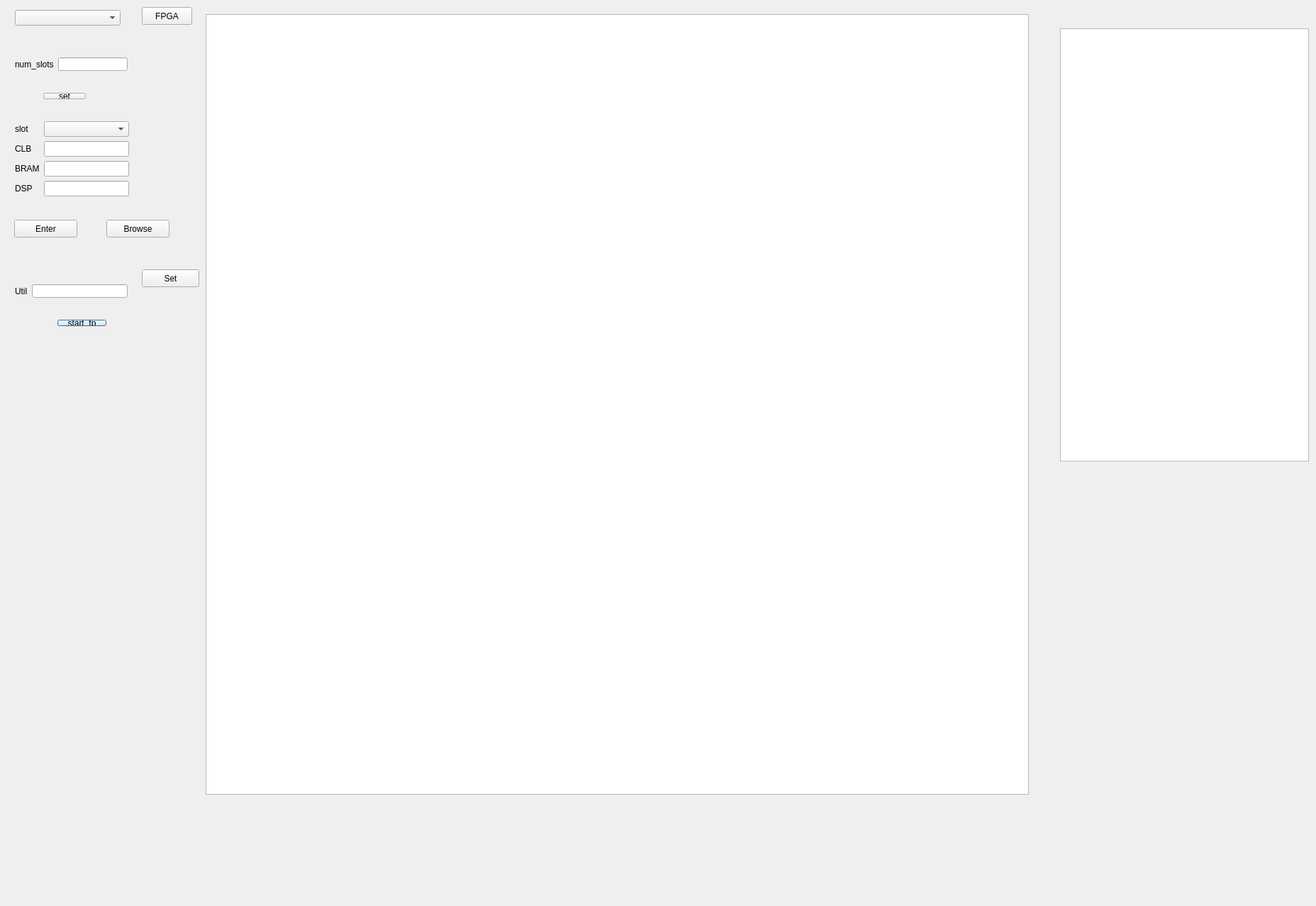
<?xml version="1.0" encoding="UTF-8"?>
<ui version="4.0">
 <class>fp</class>
 <widget class="QDialog" name="fp">
  <property name="geometry">
   <rect>
    <x>0</x>
    <y>0</y>
    <width>1856</width>
    <height>1278</height>
   </rect>
  </property>
  <property name="windowTitle">
   <string>fp</string>
  </property>
  <widget class="QWidget" name="verticalLayoutWidget">
   <property name="geometry">
    <rect>
     <x>70</x>
     <y>440</y>
     <width>91</width>
     <height>31</height>
    </rect>
   </property>
   <layout class="QVBoxLayout" name="verticalLayout">
    <item>
     <widget class="QPushButton" name="start_fp">
      <property name="text">
       <string>start_fp</string>
      </property>
     </widget>
    </item>
   </layout>
  </widget>
  <widget class="QWidget" name="horizontalLayoutWidget">
   <property name="geometry">
    <rect>
     <x>50</x>
     <y>120</y>
     <width>82</width>
     <height>31</height>
    </rect>
   </property>
   <layout class="QHBoxLayout" name="horizontalLayout">
    <item>
     <widget class="QPushButton" name="set_button">
      <property name="text">
       <string>set</string>
      </property>
     </widget>
    </item>
   </layout>
  </widget>
  <widget class="QWidget" name="horizontalLayoutWidget_2">
   <property name="geometry">
    <rect>
     <x>10</x>
     <y>30</y>
     <width>171</width>
     <height>80</height>
    </rect>
   </property>
   <layout class="QHBoxLayout" name="horizontalLayout_2"/>
  </widget>
  <widget class="QWidget" name="formLayoutWidget_2">
   <property name="geometry">
    <rect>
     <x>10</x>
     <y>160</y>
     <width>183</width>
     <height>143</height>
    </rect>
   </property>
   <layout class="QFormLayout" name="formLayout_2">
    <item row="0" column="0">
     <widget class="QLabel" name="slotLabel">
      <property name="text">
       <string>slot</string>
      </property>
     </widget>
    </item>
    <item row="0" column="1">
     <widget class="QComboBox" name="comboBox_2"/>
    </item>
    <item row="2" column="0">
     <widget class="QLabel" name="cLBLabel">
      <property name="text">
       <string>CLB</string>
      </property>
     </widget>
    </item>
    <item row="3" column="0">
     <widget class="QLabel" name="bRAMLabel">
      <property name="text">
       <string>BRAM</string>
      </property>
     </widget>
    </item>
    <item row="3" column="1">
     <widget class="QLineEdit" name="bRAMLineEdit"/>
    </item>
    <item row="4" column="0">
     <widget class="QLabel" name="dSPLabel">
      <property name="text">
       <string>DSP</string>
      </property>
     </widget>
    </item>
    <item row="4" column="1">
     <widget class="QLineEdit" name="dSPLineEdit"/>
    </item>
    <item row="2" column="1">
     <widget class="QLineEdit" name="cLBLineEdit"/>
    </item>
   </layout>
  </widget>
  <widget class="QWidget" name="horizontalLayoutWidget_3">
   <property name="geometry">
    <rect>
     <x>10</x>
     <y>0</y>
     <width>171</width>
     <height>51</height>
    </rect>
   </property>
   <layout class="QHBoxLayout" name="horizontalLayout_3">
    <item>
     <widget class="QComboBox" name="comboBox"/>
    </item>
   </layout>
  </widget>
  <widget class="QPushButton" name="enter_button">
   <property name="geometry">
    <rect>
     <x>20</x>
     <y>310</y>
     <width>89</width>
     <height>25</height>
    </rect>
   </property>
   <property name="text">
    <string>Enter</string>
   </property>
  </widget>
  <widget class="QWidget" name="formLayoutWidget_3">
   <property name="geometry">
    <rect>
     <x>10</x>
     <y>70</y>
     <width>181</width>
     <height>41</height>
    </rect>
   </property>
   <layout class="QFormLayout" name="formLayout_3">
    <item row="0" column="0">
     <widget class="QLabel" name="num_slotsLabel_2">
      <property name="text">
       <string>num_slots</string>
      </property>
     </widget>
    </item>
    <item row="0" column="1">
     <widget class="QLineEdit" name="num_slotsLineEdit_2"/>
    </item>
   </layout>
  </widget>
  <widget class="QGraphicsView" name="graphicsView">
   <property name="geometry">
    <rect>
     <x>290</x>
     <y>20</y>
     <width>1161</width>
     <height>1101</height>
    </rect>
   </property>
  </widget>
  <widget class="QTableWidget" name="tableWidget">
   <property name="geometry">
    <rect>
     <x>1495</x>
     <y>40</y>
     <width>351</width>
     <height>611</height>
    </rect>
   </property>
   <property name="rowCount">
    <number>0</number>
   </property>
   <property name="columnCount">
    <number>0</number>
   </property>
  </widget>
  <widget class="QPushButton" name="browse_button">
   <property name="geometry">
    <rect>
     <x>150</x>
     <y>310</y>
     <width>89</width>
     <height>25</height>
    </rect>
   </property>
   <property name="text">
    <string>Browse</string>
   </property>
  </widget>
  <widget class="QPushButton" name="FPGA">
   <property name="geometry">
    <rect>
     <x>200</x>
     <y>10</y>
     <width>71</width>
     <height>25</height>
    </rect>
   </property>
   <property name="text">
    <string>FPGA</string>
   </property>
  </widget>
  <widget class="QWidget" name="formLayoutWidget_4">
   <property name="geometry">
    <rect>
     <x>10</x>
     <y>390</y>
     <width>181</width>
     <height>41</height>
    </rect>
   </property>
   <layout class="QFormLayout" name="formLayout_4">
    <item row="1" column="0">
     <widget class="QLabel" name="utilLabel">
      <property name="text">
       <string>Util</string>
      </property>
     </widget>
    </item>
    <item row="1" column="1">
     <widget class="QLineEdit" name="utilLineEdit"/>
    </item>
   </layout>
  </widget>
  <widget class="QPushButton" name="set_util">
   <property name="geometry">
    <rect>
     <x>200</x>
     <y>380</y>
     <width>81</width>
     <height>25</height>
    </rect>
   </property>
   <property name="text">
    <string>Set</string>
   </property>
  </widget>
 </widget>
 <layoutdefault spacing="6" margin="11"/>
 <resources/>
 <connections/>
</ui>
